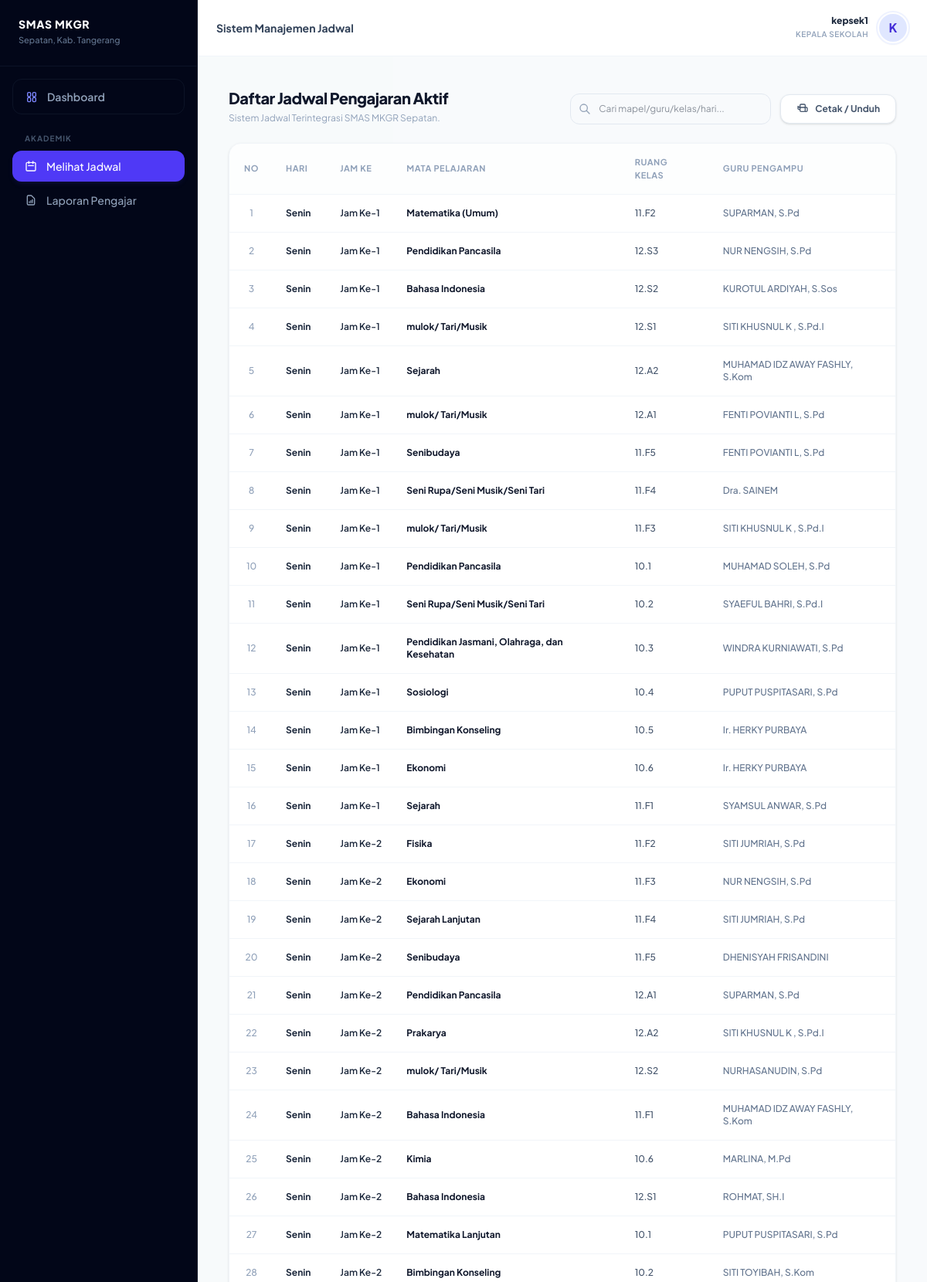
The app's page /jadwal.php (signed in, upper part) with its own data.
### tables this page shows
CREATE TABLE `jadwal` (
  `id` smallint NOT NULL AUTO_INCREMENT,
  `hari` enum('Senin','Selasa','Rabu','Kamis','Jumat') NOT NULL,
  `jam_ke` tinyint NOT NULL,
  `id_guru` smallint DEFAULT NULL,
  `id_kelas` smallint DEFAULT NULL,
  `id_mapel` smallint DEFAULT NULL,
  PRIMARY KEY (`id`),
  KEY `id_guru` (`id_guru`),
  KEY `id_kelas` (`id_kelas`),
  KEY `id_mapel` (`id_mapel`),
  CONSTRAINT `jadwal_ibfk_1` FOREIGN KEY (`id_guru`) REFERENCES `guru` (`id`) ON DELETE CASCADE,
  CONSTRAINT `jadwal_ibfk_2` FOREIGN KEY (`id_kelas`) REFERENCES `kelas` (`id`) ON DELETE CASCADE,
  CONSTRAINT `jadwal_ibfk_3` FOREIGN KEY (`id_mapel`) REFERENCES `mapel` (`id`) ON DELETE CASCADE
);

CREATE TABLE `mapel` (
  `id` smallint NOT NULL AUTO_INCREMENT,
  `kode_mapel` varchar(15) DEFAULT NULL,
  `nama_mapel` varchar(50) NOT NULL,
  PRIMARY KEY (`id`),
  UNIQUE KEY `kode_mapel` (`kode_mapel`)
);

CREATE TABLE `kelas` (
  `id` smallint NOT NULL AUTO_INCREMENT,
  `nama_kelas` varchar(20) NOT NULL,
  `tingkat` varchar(5) DEFAULT NULL,
  `wali_kelas` varchar(60) DEFAULT NULL,
  PRIMARY KEY (`id`),
  UNIQUE KEY `nama_kelas` (`nama_kelas`)
);

CREATE TABLE `guru` (
  `id` smallint NOT NULL AUTO_INCREMENT,
  `id_user` int DEFAULT NULL,
  `kode_guru` varchar(10) DEFAULT NULL,
  `nip` char(18) DEFAULT NULL,
  `nama_guru` varchar(60) NOT NULL,
  `kontak` varchar(15) DEFAULT NULL,
  `status_tugas` varchar(30) DEFAULT 'Aktif Mengajar',
  `notes` text,
  PRIMARY KEY (`id`)
);

### jadwal.php (the view, shortened to what this page needs)
<?php
require_once 'config/database.php';
$search = isset($_GET['q']) ? mysqli_real_escape_string($db, trim($_GET['q'])) : '';
$whereClause = "";
$query = mysqli_query($db, "
    SELECT j.*, g.nama_guru, k.nama_kelas, m.nama_mapel
    FROM jadwal j
    LEFT JOIN guru g ON j.id_guru = g.id
    LEFT JOIN kelas k ON j.id_kelas = k.id
    LEFT JOIN mapel m ON j.id_mapel = m.id
    $whereClause
    ORDER BY j.hari ASC, j.jam_ke ASC
");
?>
<!DOCTYPE html>
<html lang="id" class="h-full bg-slate-50">
<head>
    <link href="css/output.css" rel="stylesheet">
</head>
<body class="h-full antialiased text-slate-800 bg-slate-50/50">
    <div class="flex min-h-screen">
        <?php include 'includes/sidebar.php'; ?>
        <div class="flex-1 min-w-0 h-screen overflow-y-auto bg-slate-50/30 relative">
            <?php include 'includes/header.php'; ?>
            <div class="p-6 md:p-10 space-y-6 max-w-[1600px] mx-auto">
                <div class="flex flex-col sm:flex-row justify-between items-start sm:items-end gap-4">
                    <div>
                        <h2 class="text-xl font-extrabold text-slate-900 tracking-tight">Daftar Jadwal Pengajaran Aktif</h2>
                        <p class="text-xs text-slate-400 mt-1">Sistem Jadwal Terintegrasi SMAS MKGR Sepatan.</p>
                    </div>
                    <div class="flex flex-wrap items-center gap-3">
                        <form method="GET" action="" style="position:relative;">
                            <input type="text" name="q" value="<?= htmlspecialchars($search) ?>" placeholder="Cari mapel/guru/kelas/hari..." style="padding: 10px 36px 10px 36px; background:#f8fafc; border:1px solid #e2e8f0; border-radius:12px; font-size:12px; outline:none; width:260px; font-family:inherit; color:#1e293b; transition: border-color .2s, background .2s;" onfocus="this.style.background='#fff';this.style.borderColor='#1e293b'" onblur="this.style.background='#f8fafc';this.style.borderColor='#e2e8f0'">
                        </form>
                        <a href="cetak_jadwal.php" target="_blank" class="px-5 py-2.5 bg-white border border-slate-200 hover:bg-slate-50 text-slate-600 font-bold text-xs rounded-xl transition-all shadow-sm flex items-center gap-2">
                            Cetak / Unduh
                        </a>
                    </div>
                </div>
                <div class="bg-white rounded-2xl border border-slate-100 shadow-sm overflow-hidden">
                    <div class="overflow-x-auto w-full">
                        <table class="w-full text-left border-collapse">
                            <thead>
                                <tr class="bg-slate-50/30 border-b border-slate-100">
                                    <th class="p-4 text-[11px] font-bold text-slate-400 uppercase tracking-wider text-center w-12">No</th>
                                    <th class="p-4 text-[11px] font-bold text-slate-400 uppercase tracking-wider">Hari</th>
                                    <th class="p-4 text-[11px] font-bold text-slate-400 uppercase tracking-wider">Jam Ke</th>
                                    <th class="p-4 text-[11px] font-bold text-slate-400 uppercase tracking-wider">Mata Pelajaran</th>
                                    <th class="p-4 text-[11px] font-bold text-slate-400 uppercase tracking-wider">Ruang Kelas</th>
                                    <th class="p-4 text-[11px] font-bold text-slate-400 uppercase tracking-wider">Guru Pengampu</th>
                                </tr>
                            </thead>
                            <tbody class="divide-y divide-slate-100 text-xs font-medium text-slate-700">
                                <?php
                                $no = 1;
                                if (mysqli_num_rows($query) > 0) {
                                    while ($row = mysqli_fetch_assoc($query)): ?>
                                        <tr class="hover:bg-slate-50/40 transition-colors">
                                            <td class="p-4 text-center text-slate-400"><?= $no++; ?></td>
                                            <td class="p-4 font-bold text-slate-800"><?= $row['hari']; ?></td>
                                            <td class="p-4 font-semibold text-slate-800">Jam Ke-<?= $row['jam_ke']; ?></td>
                                            <td class="p-4 font-bold text-slate-900"><?= $row['nama_mapel'] ?? '<span class="font-bold text-slate-500">Terhapus</span>'; ?></td>
                                            <td class="p-4 text-slate-600"><?= $row['nama_kelas'] ?? '<span class="font-bold text-slate-500">Terhapus</span>'; ?></td>
                                            <td class="p-4 text-slate-500"><?= $row['nama_guru'] ?? '<span class="font-bold text-slate-500">Terhapus</span>'; ?></td>
                                        </tr>
                                    <?php endwhile;
                                } else { ?>
                                    <tr>
                                        <td colspan="<?= $role == 'admin' ? '7' : '6' ?>" class="p-8 text-center text-slate-400">Belum ada sesi jadwal yang terdaftar.</td>
                                    </tr>
                                <?php } ?>
                            </tbody>
                        </table>
                    </div>
                </div>
            </div>
        </div>
    </div>
</body>
</html>

### jadwal.php (style rules this page uses)
body { font-family: 'Plus Jakarta Sans', sans-serif; }

### records on screen
jadwal: hari "Senin", jam_ke "1", id_mapel.nama_mapel "Matematika (Umum)", id_kelas.nama_kelas "11.F2", id_guru.nama_guru "SUPARMAN, S.Pd"
jadwal: hari "Senin", jam_ke "1", id_mapel.nama_mapel "Pendidikan Pancasila", id_kelas.nama_kelas "12.S3", id_guru.nama_guru "NUR NENGSIH, S.Pd"
jadwal: hari "Senin", jam_ke "1", id_mapel.nama_mapel "Bahasa Indonesia", id_kelas.nama_kelas "12.S2", id_guru.nama_guru "KUROTUL ARDIYAH, S.Sos"
jadwal: hari "Senin", jam_ke "1", id_mapel.nama_mapel "mulok/ Tari/Musik", id_kelas.nama_kelas "12.S1", id_guru.nama_guru "SITI KHUSNUL K , S.Pd.I"
jadwal: hari "Senin", jam_ke "1", id_mapel.nama_mapel "Sejarah", id_kelas.nama_kelas "12.A2", id_guru.nama_guru "MUHAMAD IDZ AWAY FASHLY, S.Kom"
jadwal: hari "Senin", jam_ke "1", id_mapel.nama_mapel "mulok/ Tari/Musik", id_kelas.nama_kelas "12.A1", id_guru.nama_guru "FENTI POVIANTI L, S.Pd"
jadwal: hari "Senin", jam_ke "1", id_mapel.nama_mapel "Senibudaya", id_kelas.nama_kelas "11.F5", id_guru.nama_guru "FENTI POVIANTI L, S.Pd"
jadwal: hari "Senin", jam_ke "1", id_mapel.nama_mapel "Seni Rupa/Seni Musik/Seni Tari", id_kelas.nama_kelas "11.F4", id_guru.nama_guru "Dra. SAINEM"
jadwal: hari "Senin", jam_ke "1", id_mapel.nama_mapel "mulok/ Tari/Musik", id_kelas.nama_kelas "11.F3", id_guru.nama_guru "SITI KHUSNUL K , S.Pd.I"
jadwal: hari "Senin", jam_ke "1", id_mapel.nama_mapel "Pendidikan Pancasila", id_kelas.nama_kelas "10.1", id_guru.nama_guru "MUHAMAD SOLEH, S.Pd"
jadwal: hari "Senin", jam_ke "1", id_mapel.nama_mapel "Seni Rupa/Seni Musik/Seni Tari", id_kelas.nama_kelas "10.2", id_guru.nama_guru "SYAEFUL BAHRI, S.Pd.I"
jadwal: hari "Senin", jam_ke "1", id_mapel.nama_mapel "Pendidikan Jasmani, Olahraga, dan Kesehatan", id_kelas.nama_kelas "10.3", id_guru.nama_guru "WINDRA KURNIAWATI, S.Pd"
jadwal: hari "Senin", jam_ke "1", id_mapel.nama_mapel "Sosiologi", id_kelas.nama_kelas "10.4", id_guru.nama_guru "PUPUT PUSPITASARI, S.Pd"
jadwal: hari "Senin", jam_ke "1", id_mapel.nama_mapel "Bimbingan Konseling", id_kelas.nama_kelas "10.5", id_guru.nama_guru "Ir. HERKY PURBAYA"
jadwal: hari "Senin", jam_ke "1", id_mapel.nama_mapel "Ekonomi", id_kelas.nama_kelas "10.6", id_guru.nama_guru "Ir. HERKY PURBAYA"
jadwal: hari "Senin", jam_ke "1", id_mapel.nama_mapel "Sejarah", id_kelas.nama_kelas "11.F1", id_guru.nama_guru "SYAMSUL ANWAR, S.Pd"
jadwal: hari "Senin", jam_ke "2", id_mapel.nama_mapel "Fisika", id_kelas.nama_kelas "11.F2", id_guru.nama_guru "SITI JUMRIAH, S.Pd"
jadwal: hari "Senin", jam_ke "2", id_mapel.nama_mapel "Ekonomi", id_kelas.nama_kelas "11.F3", id_guru.nama_guru "NUR NENGSIH, S.Pd"
jadwal: hari "Senin", jam_ke "2", id_mapel.nama_mapel "Sejarah Lanjutan", id_kelas.nama_kelas "11.F4", id_guru.nama_guru "SITI JUMRIAH, S.Pd"
jadwal: hari "Senin", jam_ke "2", id_mapel.nama_mapel "Senibudaya", id_kelas.nama_kelas "11.F5", id_guru.nama_guru "DHENISYAH FRISANDINI"
jadwal: hari "Senin", jam_ke "2", id_mapel.nama_mapel "Pendidikan Pancasila", id_kelas.nama_kelas "12.A1", id_guru.nama_guru "SUPARMAN, S.Pd"
jadwal: hari "Senin", jam_ke "2", id_mapel.nama_mapel "Prakarya", id_kelas.nama_kelas "12.A2", id_guru.nama_guru "SITI KHUSNUL K , S.Pd.I"
jadwal: hari "Senin", jam_ke "2", id_mapel.nama_mapel "mulok/ Tari/Musik", id_kelas.nama_kelas "12.S2", id_guru.nama_guru "NURHASANUDIN, S.Pd"
jadwal: hari "Senin", jam_ke "2", id_mapel.nama_mapel "Bahasa Indonesia", id_kelas.nama_kelas "11.F1", id_guru.nama_guru "MUHAMAD IDZ AWAY FASHLY, S.Kom"
jadwal: hari "Senin", jam_ke "2", id_mapel.nama_mapel "Kimia", id_kelas.nama_kelas "10.6", id_guru.nama_guru "MARLINA, M.Pd"
jadwal: hari "Senin", jam_ke "2", id_mapel.nama_mapel "Bahasa Indonesia", id_kelas.nama_kelas "12.S1", id_guru.nama_guru "ROHMAT, SH.I"
jadwal: hari "Senin", jam_ke "2", id_mapel.nama_mapel "Matematika Lanjutan", id_kelas.nama_kelas "10.1", id_guru.nama_guru "PUPUT PUSPITASARI, S.Pd"
jadwal: hari "Senin", jam_ke "2", id_mapel.nama_mapel "Bimbingan Konseling", id_kelas.nama_kelas "10.2", id_guru.nama_guru "SITI TOYIBAH, S.Kom"

### other values on screen
$username "kepsek1"
$role_display "KEPALA SEKOLAH"
substr($username, 0, 1) "K"
